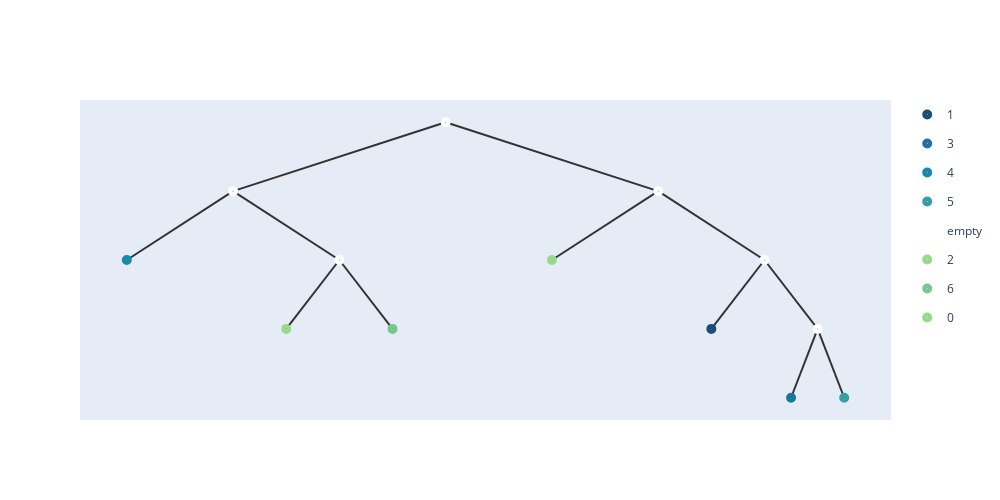

Notebook source saved alongside this figure:
### Code cell
merge_points_with_c(embeddings1,nodes1,folder_path1 +'datas.data',1,tmp1.shape[1]+1,0,folder_path1,epoches21,c1,-1)
nos1 = build_hyper_tree_from_folder(folder_path1,True)
add_meta(nos1[0],meta_list1,[])
show_tree(nos1[0],color=['#184e77','#1a759f','#168aad',"#34a0a4",'#52b69a','#99d98c','#76c893','#99d98c']).show_fig()
remove_meta(nos1[0]);

### Figure 1 — Plotly figure (JSON) as saved in the notebook; plotly's stock layout.template omitted (floating-point values rounded to 4 significant figures)
{"data": [{"hoverinfo": "text", "hovertext": ["1_1"], "legendgroup": "1", "marker": {"color": "#184e77", "size": 10, "symbol": "circle-dot"}, "mode": "markers+text", "name": "1", "type": "scatter", "x": [8.312], "y": [0.5]}, {"hoverinfo": "text", "hovertext": ["3_3"], "legendgroup": "3", "marker": {"color": "#1a759f", "size": 10, "symbol": "circle-dot"}, "mode": "markers+text", "name": "3", "type": "scatter", "x": [9.156], "y": [-1]}, {"hoverinfo": "text", "hovertext": ["4_4"], "legendgroup": "4", "marker": {"color": "#168aad", "size": 10, "symbol": "circle-dot"}, "mode": "markers+text", "name": "4", "type": "scatter", "x": [2.125], "y": [2]}, {"hoverinfo": "text", "hovertext": ["5_5"], "legendgroup": "5", "marker": {"color": "#34a0a4", "size": 10, "symbol": "circle-dot"}, "mode": "markers+text", "name": "5", "type": "scatter", "x": [9.719], "y": [-1]}, {"hoverinfo": "text", "hovertext": ["12", "8", "7", "11", "10", "9"], "legendgroup": "empty", "marker": {"color": "#fff", "size": 10, "symbol": "circle-dot"}, "mode": "markers+text", "name": "empty", "type": "scatter", "x": [5.5, 3.25, 4.375, 7.75, 8.875, 9.438], "y": [5, 3.5, 2, 3.5, 2, 0.5]}, {"hoverinfo": "text", "hovertext": ["2_2"], "legendgroup": "2", "marker": {"color": "#99d98c", "size": 10, "symbol": "circle-dot"}, "mode": "markers+text", "name": "2", "type": "scatter", "x": [3.812], "y": [0.5]}, {"hoverinfo": "text", "hovertext": ["6_6"], "legendgroup": "6", "marker": {"color": "#76c893", "size": 10, "symbol": "circle-dot"}, "mode": "markers+text", "name": "6", "type": "scatter", "x": [4.938], "y": [0.5]}, {"hoverinfo": "text", "hovertext": ["0_0"], "legendgroup": "0", "marker": {"color": "#99d98c", "size": 10, "symbol": "circle-dot"}, "mode": "markers+text", "name": "0", "type": "scatter", "x": [6.625], "y": [2]}], "layout": {"height": 500, "shapes": [{"layer": "below", "line": {"color": "#333", "width": 2}, "type": "line", "x0": 5.5, "x1": 5.5, "y0": 5, "y1": 5}, {"layer": "below", "line": {"color": "#333", "width": 2}, "type": "line", "x0": 5.5, "x1": 3.25, "y0": 5, "y1": 3.5}, {"layer": "below", "line": {"color": "#333", "width": 2}, "type": "line", "x0": 3.25, "x1": 2.125, "y0": 3.5, "y1": 2}, {"layer": "below", "line": {"color": "#333", "width": 2}, "type": "line", "x0": 3.25, "x1": 4.375, "y0": 3.5, "y1": 2}, {"layer": "below", "line": {"color": "#333", "width": 2}, "type": "line", "x0": 4.375, "x1": 3.812, "y0": 2, "y1": 0.5}, {"layer": "below", "line": {"color": "#333", "width": 2}, "type": "line", "x0": 4.375, "x1": 4.938, "y0": 2, "y1": 0.5}, {"layer": "below", "line": {"color": "#333", "width": 2}, "type": "line", "x0": 5.5, "x1": 7.75, "y0": 5, "y1": 3.5}, {"layer": "below", "line": {"color": "#333", "width": 2}, "type": "line", "x0": 7.75, "x1": 6.625, "y0": 3.5, "y1": 2}, {"layer": "below", "line": {"color": "#333", "width": 2}, "type": "line", "x0": 7.75, "x1": 8.875, "y0": 3.5, "y1": 2}, {"layer": "below", "line": {"color": "#333", "width": 2}, "type": "line", "x0": 8.875, "x1": 8.312, "y0": 2, "y1": 0.5}, {"layer": "below", "line": {"color": "#333", "width": 2}, "type": "line", "x0": 8.875, "x1": 9.438, "y0": 2, "y1": 0.5}, {"layer": "below", "line": {"color": "#333", "width": 2}, "type": "line", "x0": 9.438, "x1": 9.156, "y0": 0.5, "y1": -1}, {"layer": "below", "line": {"color": "#333", "width": 2}, "type": "line", "x0": 9.438, "x1": 9.719, "y0": 0.5, "y1": -1}], "width": 1000, "xaxis": {"showgrid": false, "showline": false, "showticklabels": false, "zeroline": false}, "yaxis": {"showgrid": false, "showline": false, "showticklabels": false, "zeroline": false}}}
